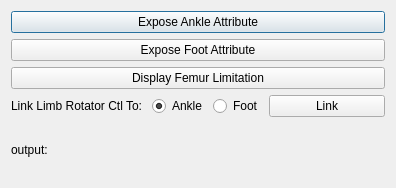
<?xml version="1.0" encoding="UTF-8"?>
<ui version="4.0">
 <class>dialog</class>
 <widget class="QDialog" name="dialog">
  <property name="geometry">
   <rect>
    <x>0</x>
    <y>0</y>
    <width>396</width>
    <height>188</height>
   </rect>
  </property>
  <property name="windowTitle">
   <string/>
  </property>
  <layout class="QVBoxLayout" name="verticalLayout">
   <item>
    <widget class="QPushButton" name="ankleBTN">
     <property name="text">
      <string>Expose Ankle Attribute</string>
     </property>
    </widget>
   </item>
   <item>
    <widget class="QPushButton" name="footBTN">
     <property name="text">
      <string>Expose Foot Attribute</string>
     </property>
    </widget>
   </item>
   <item>
    <widget class="QPushButton" name="dflBTN">
     <property name="text">
      <string>Display Femur Limitation</string>
     </property>
    </widget>
   </item>
   <item>
    <layout class="QHBoxLayout" name="horizontalLayout_2">
     <item>
      <widget class="QLabel" name="label">
       <property name="text">
        <string>Link Limb Rotator Ctl To: </string>
       </property>
      </widget>
     </item>
     <item>
      <widget class="QRadioButton" name="ankleRB">
       <property name="sizePolicy">
        <sizepolicy hsizetype="Maximum" vsizetype="Fixed">
         <horstretch>0</horstretch>
         <verstretch>0</verstretch>
        </sizepolicy>
       </property>
       <property name="text">
        <string>Ankle</string>
       </property>
       <property name="checked">
        <bool>true</bool>
       </property>
      </widget>
     </item>
     <item>
      <widget class="QRadioButton" name="footRB">
       <property name="sizePolicy">
        <sizepolicy hsizetype="Maximum" vsizetype="Fixed">
         <horstretch>0</horstretch>
         <verstretch>0</verstretch>
        </sizepolicy>
       </property>
       <property name="text">
        <string>Foot</string>
       </property>
       <property name="checked">
        <bool>false</bool>
       </property>
      </widget>
     </item>
     <item>
      <widget class="QPushButton" name="linkBTN">
       <property name="text">
        <string>Link</string>
       </property>
      </widget>
     </item>
    </layout>
   </item>
   <item>
    <layout class="QHBoxLayout" name="horizontalLayout">
     <item>
      <widget class="QLabel" name="label_2">
       <property name="sizePolicy">
        <sizepolicy hsizetype="Maximum" vsizetype="Preferred">
         <horstretch>0</horstretch>
         <verstretch>0</verstretch>
        </sizepolicy>
       </property>
       <property name="text">
        <string>output: </string>
       </property>
      </widget>
     </item>
     <item>
      <widget class="QLabel" name="outputLB">
       <property name="text">
        <string/>
       </property>
      </widget>
     </item>
    </layout>
   </item>
  </layout>
 </widget>
 <resources/>
 <connections/>
</ui>
